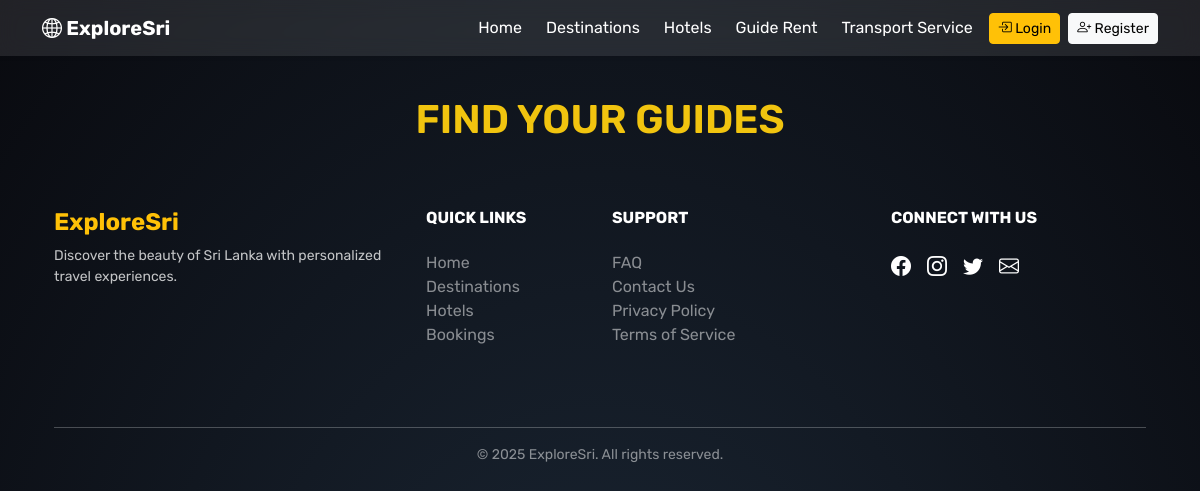
Page /guides.php on the earlier database version.
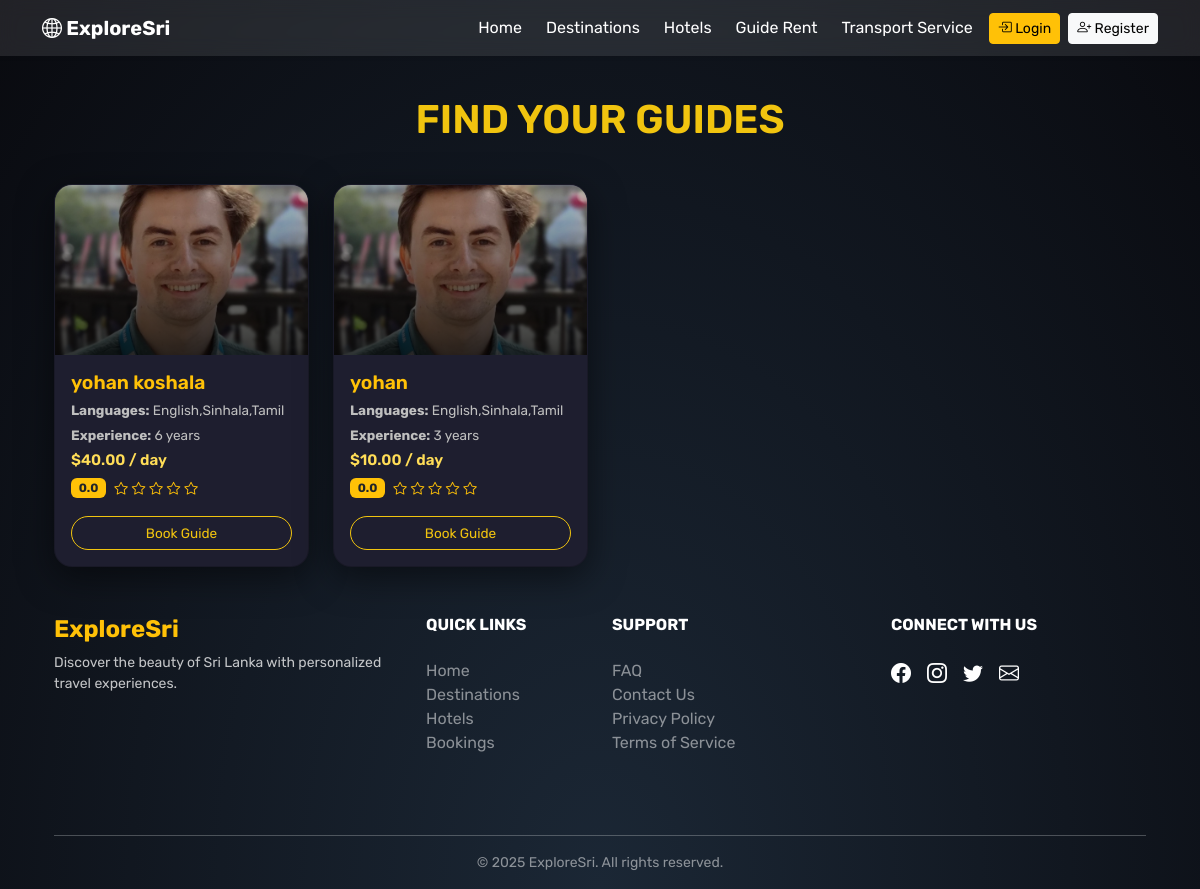
Same page on the later database version.
### tables this page shows
CREATE TABLE `guide` (
  `guide_id` int(11) NOT NULL,
  `name` varchar(100) NOT NULL,
  `email` varchar(100) NOT NULL,
  `country` varchar(100) DEFAULT NULL,
  `password` varchar(255) NOT NULL,
  `languages` varchar(255) DEFAULT NULL,
  `experience_years` int(11) DEFAULT 0,
  `bio` text DEFAULT NULL,
  `photo` varchar(255) DEFAULT NULL,
  `contact_info` varchar(100) DEFAULT NULL,
  `price_per_day` decimal(10,2) DEFAULT 0.00,
  `rating` float DEFAULT 0,
  `is_verified` tinyint(1) DEFAULT 0,
  `created_at` datetime DEFAULT current_timestamp(),
  `status` varchar(50) DEFAULT 'active'
);

### guides.php (the view, shortened to what this page needs)
<?php
include 'config/db.php';
include 'includes/header.php';
$stmt = $conn->query("SELECT * FROM guide WHERE status = 'active' AND is_verified = 1");
$guides = $stmt->fetchAll();
?>
<!DOCTYPE html>
<html lang="en">
<head>
  <link href="https://cdn.jsdelivr.net/npm/bootstrap@5.3.0/dist/css/bootstrap.min.css" rel="stylesheet" />
  <link href="https://cdn.jsdelivr.net/npm/bootstrap-icons@1.10.5/font/bootstrap-icons.css" rel="stylesheet" />
</head>
  <div class="container">
  <h1>FIND YOUR GUIDES</h1>
  <div class="row g-4">
    <?php foreach ($guides as $guide): ?>
      <div class="col-sm-6 col-md-4 col-lg-3">
        <div class="card hotel-card-modern h-100 position-relative">
          <img src="uploads/guides/<?php echo htmlspecialchars($guide['photo']); ?>" alt="<?php echo htmlspecialchars($guide['name']); ?>">
          <div class="image-overlay"></div>
          <div class="card-body text-start d-flex flex-column">
            <h5 class="card-title text-warning"><?php echo htmlspecialchars($guide['name']); ?></h5>
            <p class="card-text mb-1"><strong>Languages:</strong> <?php echo htmlspecialchars($guide['languages']); ?></p>
            <p class="card-text mb-1"><strong>Experience:</strong> <?php echo $guide['experience_years']; ?> years</p>
            <p class="price mb-1">$<?php echo number_format($guide['price_per_day'], 2); ?> / day</p>
            <div class="d-flex align-items-center mb-3">
              <span class="badge bg-warning text-dark me-2"><?php echo number_format($guide['rating'], 1); ?></span>
              <div class="text-warning rating-stars">
                <?php for ($i = 1; $i <= 5; $i++): ?>
                  <i class="bi <?= $i <= round($guide['rating']) ? 'bi-star-fill' : 'bi-star'; ?>"></i>
                <?php endfor; ?>
              </div>
            </div>
            <a href="/exploresri/guide_bookings.php?guide_id=<?= $guide['guide_id']; ?>" class="btn btn-book w-100 mt-auto">Book Guide</a>
          </div>
        </div>
      </div>
    <?php endforeach; ?>
  </div>
</div>
<?php include 'includes/footer.php'; ?>

### includes/header.php (shortened to what this page needs)
<!DOCTYPE html>
<html lang="en">
<head>
  <link href="https://cdn.jsdelivr.net/npm/bootstrap@5.3.0/dist/css/bootstrap.min.css" rel="stylesheet" />
  <link href="https://cdn.jsdelivr.net/npm/bootstrap-icons@1.10.5/font/bootstrap-icons.css" rel="stylesheet" />
</head>
<body>
<nav class="navbar navbar-expand-lg shadow-sm mb-4">
  <div class="container">
    <a class="navbar-brand" href="/exploresri/index.php">
      <i class="bi bi-globe2"></i> ExploreSri
    </a>
    <div class="collapse navbar-collapse" id="navMenu">
      <ul class="navbar-nav ms-auto align-items-lg-center gap-2">
        <li class="nav-item">
          <a class="nav-link" href="/exploresri/index.php"><i class=""></i> Home</a>
        </li>
        <li class="nav-item">
          <a class="nav-link" href="/exploresri/destinations.php"><i class=""></i> Destinations</a>
        </li>
        <li class="nav-item">
          <a class="nav-link" href="/exploresri/hotels_all.php"><i class=""></i> Hotels</a>
        </li>
        <li class="nav-item">
          <a class="nav-link" href="/exploresri/guides.php"><i class=""></i> Guide Rent</a>
        </li>
        <li class="nav-item">
          <a class="nav-link" href="/exploresri/trans.php"><i class=""></i> Transport Service</a>
        </li>
        <?php if (isset($_SESSION['user_id'])): ?>
          <li class="nav-item">
            <a class="nav-link" href="/exploresri/my_bookings.php"><i class=""></i> My Bookings</a>
          </li>
          <li class="nav-item">
            <a class="nav-link d-flex align-items-center" href="/exploresri/user/profile.php" title="Profile">
              <i class="bi bi-person-circle fs-5"></i>
            </a>
          </li>
          <li class="nav-item">
            <a class="btn btn-outline-light btn-sm" href="/exploresri/logout.php">
              <i class="bi bi-box-arrow-right"></i> Logout (<?= htmlspecialchars($_SESSION['user_name']); ?>)
            </a>
          </li>
        <?php else: ?>
          <li class="nav-item">
            <a class="btn btn-warning btn-sm" href="/exploresri/user/login.php">
              <i class="bi bi-box-arrow-in-right"></i> Login
            </a>
          </li>
          <li class="nav-item">
            <a class="btn btn-light btn-sm" href="/exploresri/user/register.php">
              <i class="bi bi-person-plus"></i> Register
            </a>
          </li>
        <?php endif; ?>
      </ul>
    </div>
  </div>
</nav>
<div class="container">

### includes/footer.php
<footer class="footer-section">
  <div class="container text-center text-lg-start text-white">
    <div class="row py-5">
      <div class="col-lg-4 col-md-6 mb-4 mb-lg-0 fade-up">
        <h4 class="fw-bold text-warning">ExploreSri</h4>
        <p class="small opacity-75">
          Discover the beauty of Sri Lanka with personalized travel experiences.
        </p>
      </div>
      <div class="col-lg-2 col-md-6 mb-4 mb-lg-0 fade-up">
        <h6 class="text-uppercase fw-bold mb-4">Quick Links</h6>
        <ul class="list-unstyled">
          <li><a href="#" class="text-white-50 text-decoration-none">Home</a></li>
          <li><a href="#" class="text-white-50 text-decoration-none">Destinations</a></li>
          <li><a href="#" class="text-white-50 text-decoration-none">Hotels</a></li>
          <li><a href="#" class="text-white-50 text-decoration-none">Bookings</a></li>
        </ul>
      </div>
      <div class="col-lg-3 col-md-6 mb-4 mb-lg-0 fade-up">
        <h6 class="text-uppercase fw-bold mb-4">Support</h6>
        <ul class="list-unstyled">
          <li><a href="#" class="text-white-50 text-decoration-none">FAQ</a></li>
          <li><a href="#" class="text-white-50 text-decoration-none">Contact Us</a></li>
          <li><a href="#" class="text-white-50 text-decoration-none">Privacy Policy</a></li>
          <li><a href="#" class="text-white-50 text-decoration-none">Terms of Service</a></li>
        </ul>
      </div>
      <div class="col-lg-3 col-md-6 mb-4 mb-lg-0 fade-up">
        <h6 class="text-uppercase fw-bold mb-4">Connect With Us</h6>
        <div class="d-flex justify-content-center justify-content-lg-start">
          <a href="#" class="text-white me-3 fs-5 social-icon"><i class="bi bi-facebook"></i></a>
          <a href="#" class="text-white me-3 fs-5 social-icon"><i class="bi bi-instagram"></i></a>
          <a href="#" class="text-white me-3 fs-5 social-icon"><i class="bi bi-twitter"></i></a>
          <a href="#" class="text-white fs-5 social-icon"><i class="bi bi-envelope"></i></a>
        </div>
      </div>
    </div>
    <hr class="border-top border-light opacity-25">
    <div class="text-center pb-3 small text-white-50">
      &copy; 2025 ExploreSri. All rights reserved.
    </div>
  </div>
</footer>

### includes/header.php (style rules this page uses)
body { background: linear-gradient(to right, #003049, #669bbc); font-family: 'Segoe UI', sans-serif; color: #fff; animation: fadeInBody 0.8s ease-in; }
nav.navbar { background-color: rgba(255, 255, 255, 0.1); backdrop-filter: blur(10px); animation: slideDown 0.7s ease-out; }
.navbar-nav .nav-link { color: #fff !important; transition: color 0.3s ease; }
.navbar-brand { font-size: 1.5rem; font-weight: bold; color: #fff !important; transition: transform 0.3s; }
.navbar .btn { transition: all 0.3s ease; }

### guides.php (style rules this page uses)
body { font-family: 'Rubik', sans-serif; background: radial-gradient(ellipse at bottom, #1b2735 0%, #090a0f 100%); color: #ffffff; min-height: 100vh; overflow-x: hidden; }
h1 { font-size: 2.5rem; font-weight: 600; margin: 40px 0; text-align: center; color: #f1c40f; }
.hotel-card-modern { position: relative; border-radius: 18px; overflow: hidden; background: #1e1e2f; box-shadow: 0 10px 35px rgba(0, 0, 0, 0.5); transition: transform 0.3s ease, box-shadow 0.3s ease; display: flex; flex-direction: column; height: 100%; }
.hotel-card-modern img { width: 100%; height: 170px; object-fit: cover; }
.image-overlay { position: absolute; top: 0; left: 0; height: 170px; width: 100%; background: linear-gradient(to bottom, rgba(0,0,0,0.2), rgba(0,0,0,0.8)); }
.hotel-card-modern .card-body { padding: 1rem; flex: 1; display: flex; flex-direction: column; justify-content: space-between; }
.hotel-card-modern .card-title { color: #fff; font-size: 1.2rem; font-weight: 600; margin-bottom: 0.4rem; }
.hotel-card-modern .card-text { color: #bfbfbf; font-size: 0.85rem; margin-bottom: 0.6rem; }
.hotel-card-modern .price { color: #ffdd57; font-weight: 600; font-size: 0.95rem; margin-bottom: 0.6rem; }
.rating-stars i { font-size: 0.85rem; }
.btn-book { font-size: 0.85rem; border-radius: 30px; background-color: transparent; border: 1px solid #f1c40f; color: #f1c40f; transition: all 0.3s ease; }

Differences in the rows shown:
added guide: photo (picture), name "yohan koshala", languages "English,Sinhala,Tamil", experience_years "6", price_per_day "40.00", rating "0.0"
added guide: photo (picture), name "yohan", languages "English,Sinhala,Tamil", experience_years "3", price_per_day "10.00", rating "0.0"
